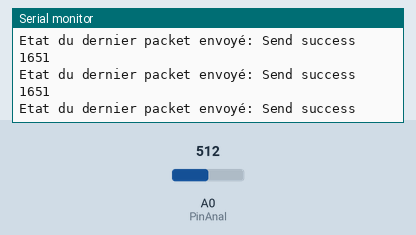
This sketch was run on a simulated ESP8266 (NodeMCU). Parts: the last lines printed to the serial monitor. The inputs (shaded band) are chosen by the test bench; at power-on: A0 (PinAnal) = 512.

Above: at 1.3 s.
1.4 s: A0 (PinAnal) set to 716
At 1.81 s:
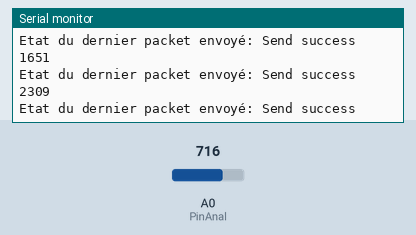
2.9 s: A0 (PinAnal) set to 900
At 3.31 s:
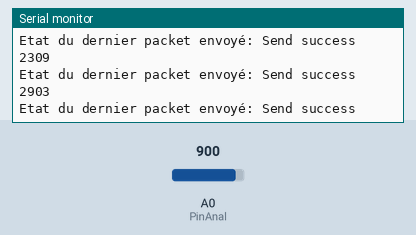
Timing chart, 0 to 5.9 s (numbered marks = the images above; inputs shaded):
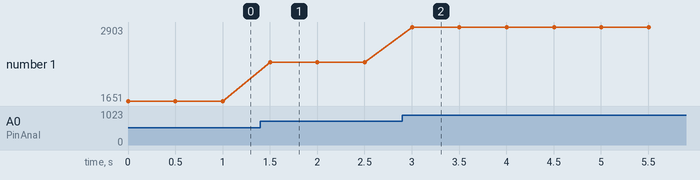

Measured:
- after the input at 1.4 s, the serial monitor: prints a new line after 0.10 s (image 1)
- after the input at 2.9 s, the serial monitor: prints a new line after 0.10 s (image 2)
- plotted number 1: 1651 → 2309 after the input at 1.4 s, 2309 → 2903 after the input at 2.9 s

The sketch:

Projet-Code_pour_ESP_sender.ino
```cpp
/*
 * Ce code est utilisé pour envoyer des données d'un esp à un autre esp
 * il utilise pour cela la communication esp_now
 * Dans ce code ce sont des données d'un capteur FSR qui seront envoyées vers un autre esp
 *
 * Cette partie de code-ci est utilisé pour l'appareil expéditeur de données
*/

/*
  =====================================
           BIBLIOTHÈQUES
  =====================================
*/

#include <ESP8266WiFi.h> // bibliothèque pour utiliser le WiFi avec un esp
#include <espnow.h> // bibliothèque pour la communication esp_now


/*
  =====================================
             PARTIE ESP_NOW
  =====================================
*/

// Déf de l'adresse Mac de l'appareil qui recevra les infos
uint8_t broadcastAddress[] = {0x44,0x17,0x93,0x10,0x75,0x71};

// Création d'une structure pour l'envoie des données
// Devra être identique à celle du receveur
typedef struct struct_message { //je définis le type de variable que sont les données de mon capteur
  int datasensor;
} struct_message;

// Création d'une struct_message pour appeler myData avec les données définies dans le typedef au dessus
struct_message myData;


// Définition de la fonction Callback (fct de rappel) pour l'envoie des données
void OnDataSent(uint8_t *mac_addr, uint8_t sendStatus) {
  Serial.print("Etat du dernier packet envoyé: ");
  // Vérification de l'état de l'envoie des données si réussi ou non
  if (sendStatus == 0){
    Serial.println("Send success");
  }
  else{
    Serial.println("Send fail");
  }
}


// ==============================================================================
//    Déclaration des variables pour le capteur FSR et la lecture de sa tension//
// ==============================================================================

int PinAnal = A0; //le pin analogique de la carte qui sera utilisé pour lire la tension au point milieu
float fsrVoltage; //la tension du capteur
float fsrReading; //la valeur lue sur le pin analogique
int Datavoltage; //La variable pour stoker la valeur du capteur en mV => afin d'avoir un int et plus un float


/*============================================================================================
  ++++++++++++++++++++++++++++++++++++++++++++++++++++++++++++++++++++++++++++++++++++++++++++

                                  VOID SETUP / FCT PRINCIPAL

  ++++++++++++++++++++++++++++++++++++++++++++++++++++++++++++++++++++++++++++++++++++++++++++
============================================================================================*/


void setup() {
  // Initialisation avec le moniteur série d'Arduino
  Serial.begin(115200);

  // Configuration de l'appareil en tant que station WiFi
  WiFi.mode(WIFI_STA);

  // Initialisation de la communication ESP-NOW
  if (esp_now_init() != 0) {
    Serial.println("Erreur lor de l'initialisation de la communication ESP-NOW");
    return;
  }

  // Une fois initialisé:
  // on s'enregistre pour recevoir les infos sur l'envoie des packets
  esp_now_set_self_role(ESP_NOW_ROLE_CONTROLLER); // déf du rôle de l'esp8266
  esp_now_register_send_cb(OnDataSent); //enregistrement pour l'état des packet

  // enregistrement à un autre appareil esp_now
  esp_now_add_peer(broadcastAddress, ESP_NOW_ROLE_SLAVE, 1, NULL, 0);


/*
  =========================================
             PARTIE CAPTEUR FSR
  =========================================
*/

  pinMode (PinAnal, INPUT); //déclaration du pin analogique comme entrée

}


/*============================================================================================
  ++++++++++++++++++++++++++++++++++++++++++++++++++++++++++++++++++++++++++++++++++++++++++++

                                  VOID LOOP / EXECUTION DU PROGRAMME

  ++++++++++++++++++++++++++++++++++++++++++++++++++++++++++++++++++++++++++++++++++++++++++++
==============================================================================================*/


void loop() {

 /*
  =========================================
             PARTIE CAPTEUR FSR
  =========================================
*/

  // lecture de la tension sur le pin analogique A0
  fsrReading = analogRead (PinAnal);

  // on doit ensuite convertire la tension analogique en numérique pour le terminal Arduino
  fsrVoltage = fsrReading *(3.3 / 1023.0); // conversion analogique to numérique par produit croisé
  Datavoltage = fsrVoltage * 1000;

  // Configuration de la valeur à envoyer en lui donnant la valeur de mon capteur FSR contenue dans la variable fsrVoltage
  myData.datasensor = Datavoltage;

  // Envoie du message comme suite
  esp_now_send(broadcastAddress, (uint8_t *) &myData, sizeof(myData));

  Serial.println(myData.datasensor);

  delay(500); //délai avant recommencer la boucle 1s

}
```
